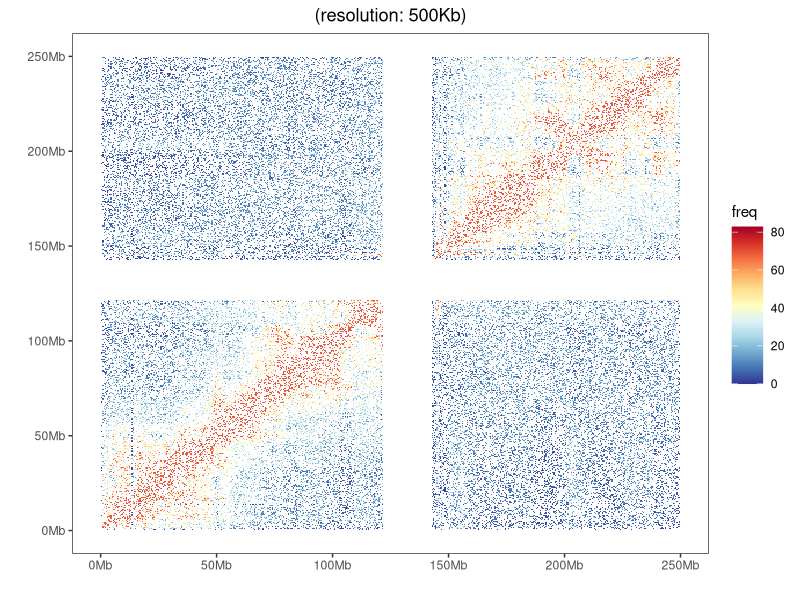

Write R code to recreate this figure.
## ---- chunk 1
# 安装包
if (!requireNamespace("ggplot2", quietly = TRUE)) {
  install.packages("ggplot2")
}
if (!requireNamespace("RColorBrewer", quietly = TRUE)) {
  install.packages("RColorBrewer")
}

# 加载包
library(ggplot2)
library(RColorBrewer)
## ---- chunk 2
# 加载数据
data <- read.delim("files/Hiplot/087-hic-heatmap-data.txt", header = T)

# 查看数据
head(data)
## ---- chunk 3
#| label: fig-1hic-heatmap
#| fig-cap: "Hi-C 热图"
#| out.width: "95%"
#| fig-height: 5
#| fig-width: 6.5
#| warning: false
#| error: false
#| message: false

# Hi-C 热图
## 计算bins的个数
bins_num <- max(data$index_bin1) + 1
## 设置HiC数据的resolution
resolution <- 500
res <- resolution * 1000
# 设置分隔单位,以50Mb为单位进行分隔
intervals <- 50
spacing <- intervals * 1000000
## 计算breaks的数目
breaks_num <- (res * bins_num) / spacing
## 设置breaks
breaks <- c()
for (i in 0:breaks_num) {
  breaks <- c(breaks, i * intervals)
}

p <- ggplot(data = data, aes(x = index_bin1 * res, y = index_bin2 * res)) +
  geom_tile(aes(fill = freq)) +
  scale_fill_gradientn(
    colours = colorRampPalette(rev(brewer.pal(11,"RdYlBu")))(500),
    limits = c(0, max(data$freq) * 1.2)
  ) +
  scale_y_reverse() +
  scale_x_continuous(breaks = breaks * 1000000, labels = paste0(breaks, "Mb")) +
  scale_y_continuous(breaks = breaks * 1000000, labels = paste0(breaks, "Mb")) +
  theme(panel.grid = element_blank(), axis.title = element_blank()) +
  labs(title = paste0("(resolution: ", res / 1000, "Kb)"), x="", y="") +
  theme_bw() +
  theme(plot.title = element_text(hjust = 0.5),
        legend.position = "right", legend.key.size = unit(0.8, "cm"),
        panel.grid = element_blank())

p
